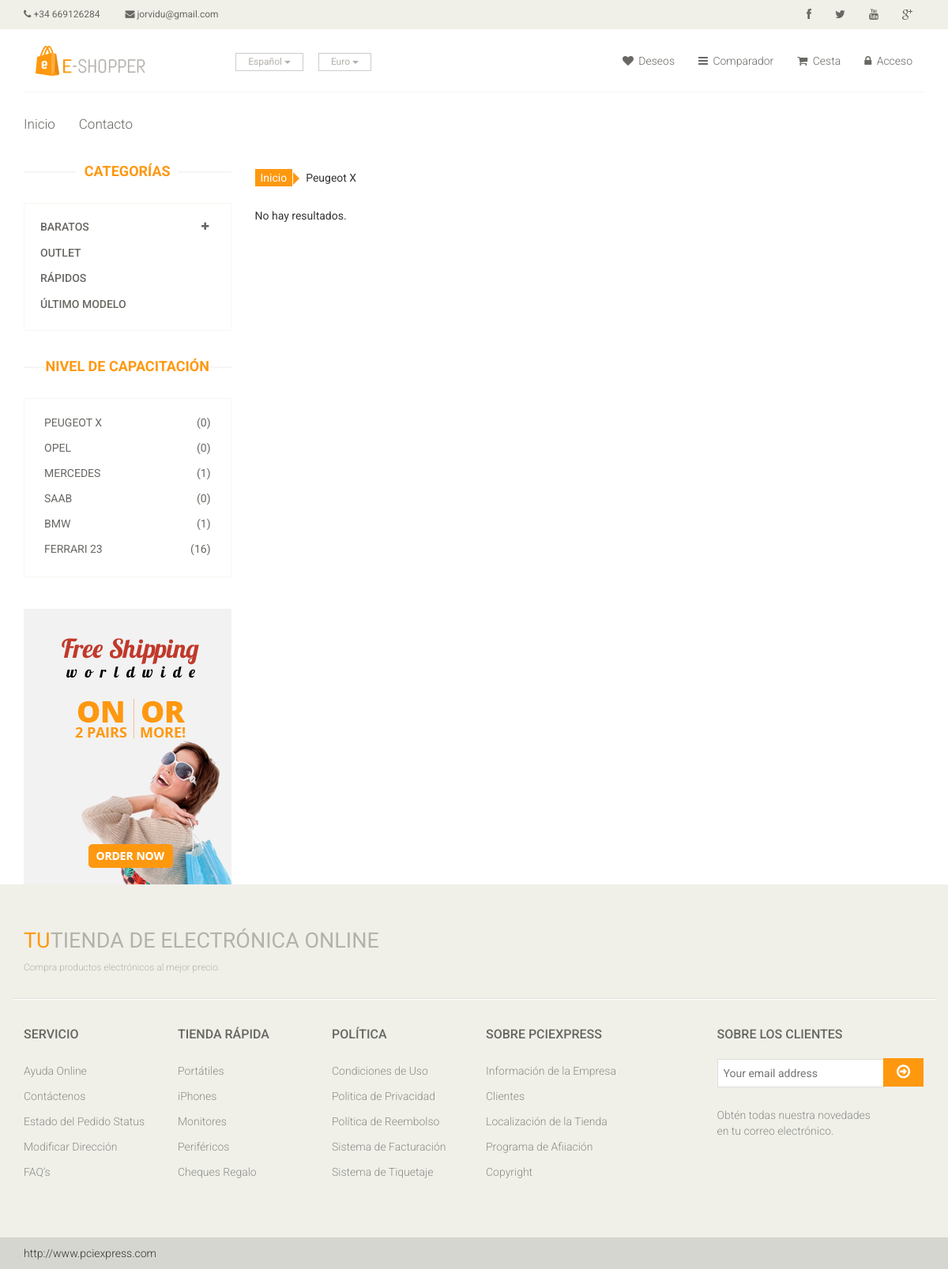
Page /categoria.php?marca=1 on the committed database.
### tables this page shows
CREATE TABLE `tblidioma` (
  `idIdioma` int(11) NOT NULL AUTO_INCREMENT,
  `strIdioma` varchar(20) NOT NULL,
  PRIMARY KEY (`idIdioma`)
);

CREATE TABLE `tblmoneda` (
  `idMoneda` int(11) NOT NULL AUTO_INCREMENT,
  `strNombre` varchar(50) NOT NULL,
  `dblValor` double NOT NULL,
  `intPrincipal` int(11) NOT NULL,
  `strSimbolo` varchar(10) NOT NULL,
  `strCodificacion` varchar(10) NOT NULL,
  `strHTML` varchar(10) DEFAULT NULL,
  PRIMARY KEY (`idMoneda`)
);

CREATE TABLE `tblcategoria` (
  `idCategoria` int(11) NOT NULL AUTO_INCREMENT,
  `strNombre_1` varchar(50) NOT NULL,
  `strSEO_1` varchar(50) NOT NULL,
  `intEstado` int(11) NOT NULL,
  `refPadre` int(11) NOT NULL,
  `intOrden` int(11) NOT NULL,
  `intPrincipal` int(11) NOT NULL DEFAULT '0',
  `strNombre_2` varchar(50) DEFAULT NULL,
  `strSEO_2` varchar(50) DEFAULT NULL,
  `strNombre_3` varchar(50) DEFAULT NULL,
  `strSEO_3` varchar(50) DEFAULT NULL,
  `strNombre_4` varchar(50) DEFAULT NULL,
  `strSEO_4` varchar(50) DEFAULT NULL,
  PRIMARY KEY (`idCategoria`)
);

CREATE TABLE `tblmarca` (
  `idMarca` int(11) NOT NULL AUTO_INCREMENT,
  `strMarca` varchar(50) NOT NULL,
  `intOrden` int(11) NOT NULL,
  `intEstado` int(11) NOT NULL,
  PRIMARY KEY (`idMarca`)
);

### includes/menuizquierda.php (the view, shortened to what this page needs)
<?php
$query_DatosConsultaCategorias = sprintf("SELECT * FROM tblcategoria WHERE refPadre=0 AND intEstado=1 ORDER BY intOrden ASC");
$DatosConsultaCategorias = mysqli_query($con,  $query_DatosConsultaCategorias) or die(mysqli_error($con));
$row_DatosConsultaCategorias = mysqli_fetch_assoc($DatosConsultaCategorias);
?>
<div class="left-sidebar">
	<h2><?php echo _T8;?></h2>
	<div class="panel-group category-products" id="accordian">
	<?php
		$solapa="apertura";
		$contador=1;
			do {
				$solapaapertura=$solapa.$contador;
		?>
		<div class="panel panel-default">
		<?php if (TieneSubcategorias($row_DatosConsultaCategorias["idCategoria"]))
		{?>
			<div class="panel-heading">
				<h4 class="panel-title">
					<a data-toggle="collapse" data-parent="#accordian" href="#<?php echo $solapaapertura;?>">
						<span class="badge pull-right"><i class="fa fa-plus"></i></span>
						<?php echo $row_DatosConsultaCategorias["strNombre_"._idiomaactual];?>
					</a>
				</h4>
			</div>
		<?php }
		else
		{?>
		<div class="panel-heading">
				<h4 class="panel-title">
					<a  href="<?php echo GenerarRutaCategoria($row_DatosConsultaCategorias["idCategoria"])?>">
						<?php echo $row_DatosConsultaCategorias["strNombre_"._idiomaactual];?>
					</a>
				</h4>
			</div>
		<?php }?></div>
<?php
			$contador=$contador+1;
			} while ($row_DatosConsultaCategorias = mysqli_fetch_assoc($DatosConsultaCategorias)); ?>
						</div>
						<?php
$query_DatosConsultaMarcas = sprintf("SELECT * FROM tblmarca WHERE intEstado=1 ORDER BY intOrden ASC");
$DatosConsultaMarcas = mysqli_query($con,  $query_DatosConsultaMarcas) or die(mysqli_error($con));
$row_DatosConsultaMarcas = mysqli_fetch_assoc($DatosConsultaMarcas);
?>
<?php if (_marcas==1){?>
						<div class="brands_products">
							<h2><?php echo _T9;?></h2>
							<div class="brands-name">
								<ul class="nav nav-pills nav-stacked">
								<?php
			do {
				?>
									<li><a href="categoria.php?marca=<?php echo $row_DatosConsultaMarcas["idMarca"];?>"> <span class="pull-right">(<?php echo CochesporMarca($row_DatosConsultaMarcas["idMarca"]);?>)</span><?php echo $row_DatosConsultaMarcas["strMarca"];?></a></li>
		<?php
			} while ($row_DatosConsultaMarcas = mysqli_fetch_assoc($DatosConsultaMarcas)); ?>
								</ul>
							</div>
						</div>
						<?php }?>
						<div class="shipping text-center">
							<img src="images/home/shipping.jpg" alt="" />
						</div>
					</div>

### categoria.php (shortened to what this page needs)
<?php require_once('Connections/conexion.php'); ?>
<?php
$resultadosporclick=6;
if (isset($_GET["marca"]) && !empty($_GET["marca"])){
$query_DatosConsultaTotales = sprintf("SELECT COUNT(idProducto) AS TotalProductosConsulta FROM tblproducto WHERE intEstado=1 AND refMarca=%s ORDER BY idProducto ASC",
								GetSQLValueString($_GET["marca"], "int"));
$DatosConsultaTotales = mysqli_query($con,  $query_DatosConsultaTotales) or die(mysqli_error($con));
$row_DatosConsultaTotales = mysqli_fetch_assoc($DatosConsultaTotales);
$totalresultados=$row_DatosConsultaTotales["TotalProductosConsulta"];
$query_DatosConsulta = sprintf("SELECT idProducto FROM tblproducto WHERE intEstado=1 AND refMarca=%s ORDER BY idProducto ASC LIMIT 0,".$resultadosporclick, GetSQLValueString($_GET["marca"], "int"));
$DatosConsulta = mysqli_query($con,  $query_DatosConsulta) or die(mysqli_error($con));
$row_DatosConsulta = mysqli_fetch_assoc($DatosConsulta);
$totalRows_DatosConsulta = mysqli_num_rows($DatosConsulta);
}
?>
<!DOCTYPE html>
<html lang="es">
<head>
    <?php include("includes/cabecera.php"); ?>
</head>
<body>
<?php include("includes/header.php"); ?>
<section>
  <div class="container">
    <div class="row">
      <div class="col-sm-3">
        <?php include("includes/menuizquierda.php"); ?>
      </div>
      <div class="col-sm-9 padding-right">
      <?php
		  if (isset($_GET["marca"]) && !empty($_GET["marca"])){
			  ?>
			  <div class="breadcrumbs">
				<ol class="breadcrumb">
				  <li><a href="index.php"><?php echo _T1;?></a></li>
				  <?php echo '<li >'.MostrarMarca($_GET["marca"]).'</li>';
					?>
				</ol>
			</div>
			<?php }?>
        <div class="features_items">
 <?php
		if ($totalRows_DatosConsulta > 0) {
			 do {
              		?>
              		<div class="col-sm-4">
							<?php
						MostrarProducto($row_DatosConsulta["idProducto"]);
						?>
						</div>
              		<?php
			  		 } while ($row_DatosConsulta = mysqli_fetch_assoc($DatosConsulta));
			$tutorial_id=1;
			if ($totalresultados>$resultadosporclick){
			?>
			<div style="text-align: center">
			<div class="btn btn-default add-to-cart" id="show_more_main<?php echo $tutorial_id; ?>">
        <span id="<?php echo $tutorial_id; ?>" class="show_more" title="Ver más productos"><?php echo _T17;?></span>
        <span class="loding" style="display: none;"><span class="loding_txt"><?php echo _T18;?></span></span>
    </div> </div>
    <?php
		}
		 }
		else
		 {  ?>
               <?php echo _T19;?>
                <?php } ?>
					</div>
      </div>
    </div>
  </div>
</section>
</body>
</html>

### includes/funciones.php (shortened to what this page needs)
<?php
switch (_idiomaactual) {
    case 1:
		if (is_file("includes/languages/1.php"))  include("includes/languages/1.php");
		break;
}
if (!function_exists("GetSQLValueString")) {
function GetSQLValueString($theValue, $theType, $theDefinedValue = "", $theNotDefinedValue = "")
{
  global $con;
  $theValue = function_exists("mysqli_real_escape_string") ? mysqli_real_escape_string($con, $theValue) : mysqli_escape_string($con,$theValue);
  switch ($theType) {
    case "text":
      $theValue = ($theValue != "") ? "'" . $theValue . "'" : "NULL";
      break;
    case "long":
    case "int":
      $theValue = ($theValue != "") ? intval($theValue) : "NULL";
      break;
  }
  return $theValue;
}
}
			?>
			<?php
function TieneSubcategorias($padre)
{
	global $con;
	$query_ConsultaFuncion = sprintf("SELECT * FROM tblcategoria WHERE refPadre = %s AND intEstado=1",
		 GetSQLValueString($padre, "text"));
	$ConsultaFuncion = mysqli_query($con,  $query_ConsultaFuncion) or die(mysqli_error($con));
	$totalRows_ConsultaFuncion = mysqli_num_rows($ConsultaFuncion);
	if ($totalRows_ConsultaFuncion>0)
		return true;
	else
		return false;
}
			?>
	<?php
function MostrarMarca($idmarca)
{
	global $con;
	$query_ConsultaFuncion = sprintf("SELECT * FROM tblmarca WHERE idMarca = %s",
		 GetSQLValueString($idmarca, "text"));
	$ConsultaFuncion = mysqli_query($con,  $query_ConsultaFuncion) or die(mysqli_error($con));
	$row_ConsultaFuncion = mysqli_fetch_assoc($ConsultaFuncion);
	$totalRows_ConsultaFuncion = mysqli_num_rows($ConsultaFuncion);
	if ($totalRows_ConsultaFuncion>0)
		return $row_ConsultaFuncion["strMarca"];
	else
		return "No usado";
}
			?>
			<?php
function CochesporMarca($marca)
{
	global $con;
	$query_ConsultaFuncion = sprintf("SELECT COUNT(idProducto) AS Total FROM tblproducto WHERE refMarca = %s ",
	   GetSQLValueString($marca, "int"));
	$ConsultaFuncion = mysqli_query($con,  $query_ConsultaFuncion) or die(mysqli_error($con));
	$row_ConsultaFuncion = mysqli_fetch_assoc($ConsultaFuncion);
	return $row_ConsultaFuncion["Total"];
}
			?>
			<?php
function BloqueMonedas()
{
	global $con;
	$query_ConsultaFuncion = sprintf("SELECT * FROM tblmoneda WHERE idMoneda=%s ", $_SESSION["monedaactiva"]);
	$ConsultaFuncion = mysqli_query($con,  $query_ConsultaFuncion) or die(mysqli_error($con));
	$row_ConsultaFuncion = mysqli_fetch_assoc($ConsultaFuncion);
	?>
	<div class="btn-group">
	<button type="button" class="btn btn-default dropdown-toggle usa" data-toggle="dropdown">
	<?php echo $row_ConsultaFuncion["strNombre"];?>
	<span class="caret"></span>
</button>
	</div>
	<?php
}
function GenerarRutaCategoria($categoria)
{
	global $con;
	$nivel1="";
	$nivel2="";
	$nivel3="";
	$query_ConsultaFuncion = sprintf("SELECT * FROM tblcategoria WHERE idCategoria = %s",
		 GetSQLValueString($categoria, "int"));
	$ConsultaFuncion = mysqli_query($con,  $query_ConsultaFuncion) or die(mysqli_error($con));
	$row_ConsultaFuncion = mysqli_fetch_assoc($ConsultaFuncion);
	if ($row_ConsultaFuncion["refPadre"]!="0")
	{
		$query_ConsultaFuncion2 = sprintf("SELECT * FROM tblcategoria WHERE idCategoria = %s",
		 GetSQLValueString($row_ConsultaFuncion["refPadre"], "int"));
		$ConsultaFuncion2 = mysqli_query($con,  $query_ConsultaFuncion2) or die(mysqli_error($con));
		$row_ConsultaFuncion2 = mysqli_fetch_assoc($ConsultaFuncion2);
		if ($row_ConsultaFuncion2["refPadre"]!="0")
		{
			$nivel2=$row_ConsultaFuncion2["strSEO_"._idiomaactual];
			$nivel3=$row_ConsultaFuncion["strSEO_"._idiomaactual];
			$query_ConsultaFuncion3 = sprintf("SELECT * FROM tblcategoria WHERE idCategoria = %s",
		 GetSQLValueString($row_ConsultaFuncion2["refPadre"], "int"));
		$ConsultaFuncion3 = mysqli_query($con,  $query_ConsultaFuncion3) or die(mysqli_error($con));
		$row_ConsultaFuncion3 = mysqli_fetch_assoc($ConsultaFuncion3);
			$nivel1=$row_ConsultaFuncion3["strSEO_"._idiomaactual];
		}
		else
		{
			$nivel1=$row_ConsultaFuncion2["strSEO_"._idiomaactual];
			$nivel2=$row_ConsultaFuncion["strSEO_"._idiomaactual];
		}
	}
	else
	{
		$nivel1=$row_ConsultaFuncion["strSEO_"._idiomaactual];
	}
	$rutacompleta="";
	if ($nivel1!="")
	$rutacompleta=$nivel1.'/';
	 if ($nivel2!="")
	$rutacompleta=$rutacompleta.$nivel2.'/';
	if ($nivel3!="")
	$rutacompleta=$rutacompleta.$nivel3.'/';
	return $rutacompleta;
}
		?>
					  <?php
function BloqueIdiomas()
{
	global $con;
		$query_ConsultaFuncion = sprintf("SELECT * FROM tblidioma WHERE idIdioma =  "._idiomaactual);
		$ConsultaFuncion = mysqli_query($con,  $query_ConsultaFuncion) or die(mysqli_error($con));
		$row_ConsultaFuncion = mysqli_fetch_assoc($ConsultaFuncion);
	?>
	<div class="btn-group">
	<button type="button" class="btn btn-default dropdown-toggle usa" data-toggle="dropdown">
	<?php echo $row_ConsultaFuncion["strIdioma"];?>
	<span class="caret"></span>
</button>
	</div>
	<?php
}
	?>

### css/main.css (style rules this page uses)
body { font-family: 'Roboto', sans-serif; background:; position: relative; font-weight:400px; }
ul li { list-style: none; }
a { -webkit-transition: 300ms; -moz-transition: 300ms; -o-transition: 300ms; transition: 300ms; }
h1, h2, h3, h4, h5, h6 { font-family: 'Roboto', sans-serif; }
.usa { border-radius: 0; color: #B4B1AB; font-size: 12px; margin-right: 20px; padding: 2px 15px; margin-top: 10px; }
.category-products { border: 1px solid #F7F7F0; margin-bottom: 35px; padding-bottom: 20px; padding-top: 15px; }
.left-sidebar h2, .brands_products h2 { color: #FE980F; font-family: 'Roboto', sans-serif; font-size: 18px; font-weight: 700; margin: 0 auto 30px; text-align: center; text-transform: uppercase; position: relative; z-index:3; }
.left-sidebar h2:after, h2.title:after { content: " "; position: absolute; border: 1px solid #f5f5f5; bottom:8px; left: 0; width: 100%; height: 0; z-index: -2; }
.left-sidebar h2:before { content: " "; position: absolute; background: #fff; bottom: -6px; width: 130px; height: 30px; z-index: -1; left: 50%; margin-left: -65px; }
.category-products .panel { background-color: #FFFFFF; border: 0px; border-radius: 0px; box-shadow:none; margin-bottom: 0px; }
.category-products .panel-default .panel-heading { background-color: #FFFFFF; border: 0 none; color: #FFFFFF; padding: 5px 20px; }
.category-products .panel-default .panel-heading .panel-title a { color: #696763; font-family: 'Roboto', sans-serif; font-size: 14px; text-decoration: none; text-transform: uppercase; }
.category-products .badge { background:none; border-radius: 10px; color: #696763; display: inline-block; font-size: 12px; font-weight: bold; line-height: 1; min-width: 10px; padding: 3px 7px; text-align: center; vertical-align: baseline; white-space: nowrap; }
.brands-name { border: 1px solid #F7F7F0; padding-bottom: 20px; padding-top: 15px; }
.brands-name .nav-stacked li a { background-color: #FFFFFF; color: #696763; font-family: 'Roboto', sans-serif; font-size: 14px; padding: 5px 25px; text-decoration: none; text-transform: uppercase; }
.shipping { background-color: #F2F2F2; margin-top: 40px; overflow: hidden; padding-top: 20px; position: relative; }
.padding-right { padding-right: 0; }
.features_items { overflow:hidden; }
.breadcrumbs { position: relative; }
.breadcrumbs .breadcrumb { background:transparent; margin-bottom: 75px; padding-left: 0; }
.breadcrumbs .breadcrumb li a { background:#FE980F; color: #FFFFFF; padding: 3px 7px; }
.breadcrumbs .breadcrumb li a:after { content:""; height:auto; width: auto; border-width: 8px; border-style: solid; border-color:transparent transparent transparent #FE980F; position: absolute; top: 11px; left:48px; }
.breadcrumbs .breadcrumb > li + li:before { content: " "; }

### css/extrafrontal.css (style rules this page uses)
.breadcrumbs .breadcrumb { margin-bottom: 20px !important; }

### rows in the picture
tblidioma: strIdioma "Español"
tblmoneda: strNombre "Euro"
tblcategoria: strNombre_1 "BARATOS"
tblcategoria: strNombre_1 "OUTLET"
tblcategoria: strNombre_1 "RÁPIDOS"
tblcategoria: strNombre_1 "ÚLTIMO MODELO"
tblmarca: idMarca "0", strMarca "PEUGEOT X", strMarca "Peugeot X"
tblmarca: idMarca "0", strMarca "OPEL"
tblmarca: idMarca "1", strMarca "MERCEDES"
tblmarca: idMarca "0", strMarca "SAAB"
tblmarca: idMarca "1", strMarca "BMW"
tblmarca: idMarca "16", strMarca "FERRARI 23"

### other values in the picture
_telefono "+34 669126284"
_email "jorvidu@gmail.com"
_T3 "Deseos"
_T4 "Comparador"
_T5 "Cesta"
_T6 "Acceso"
_T1 "Inicio"
_T2 "Contacto"
_T8 "CATEGORÍAS"
_T9 "NIVEL DE CAPACITACIÓN"
_T19 "No hay resultados."
